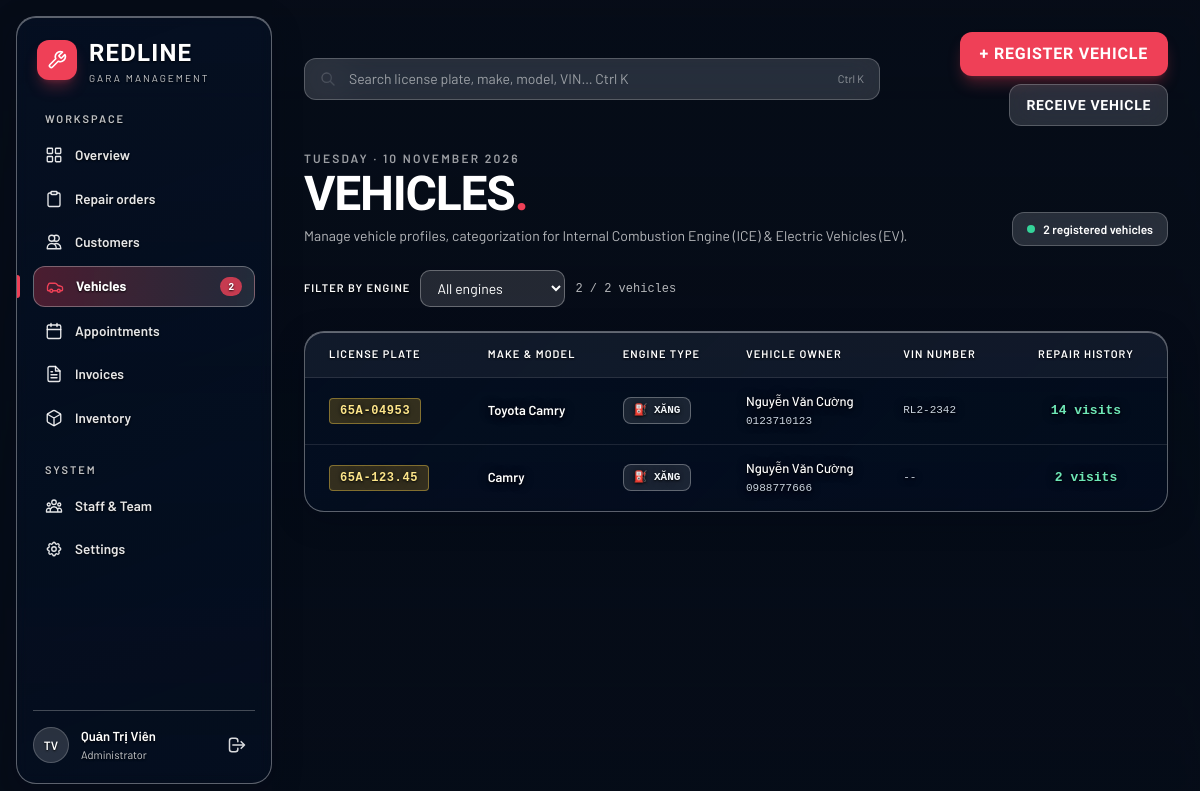
Screenshot of /vehicles.php (signed in) with the database file from the repository.
### tables this page shows
CREATE TABLE `vehicles` (
  `id` int unsigned NOT NULL AUTO_INCREMENT,
  `customer_id` int unsigned NOT NULL,
  `license_plate` varchar(20) NOT NULL,
  `brand` varchar(60) NOT NULL,
  `model` varchar(100) DEFAULT NULL,
  `vin` varchar(50) DEFAULT NULL,
  `year` smallint unsigned DEFAULT NULL COMMENT 'Năm sản xuất',
  `color` varchar(50) DEFAULT NULL,
  `vin_number` varchar(100) DEFAULT NULL,
  `engine_number` varchar(100) DEFAULT NULL,
  `is_ev` tinyint(1) DEFAULT '0',
  `engine_type` enum('gasoline','diesel','hybrid','ev') NOT NULL DEFAULT 'gasoline',
  `odometer` int unsigned NOT NULL DEFAULT '0' COMMENT 'Số km hiện tại',
  `is_active` tinyint(1) NOT NULL DEFAULT '1' COMMENT '1 = hoạt động, 0 = xóa mềm',
  `created_at` datetime NOT NULL DEFAULT CURRENT_TIMESTAMP,
  `updated_at` datetime NOT NULL DEFAULT CURRENT_TIMESTAMP ON UPDATE CURRENT_TIMESTAMP,
  PRIMARY KEY (`id`),
  UNIQUE KEY `uq_vehicles_license_plate` (`license_plate`),
  KEY `idx_vehicles_customer` (`customer_id`),
  CONSTRAINT `fk_vehicles_customer` FOREIGN KEY (`customer_id`) REFERENCES `customers` (`id`) ON UPDATE CASCADE
);

CREATE TABLE `customers` (
  `id` int unsigned NOT NULL AUTO_INCREMENT,
  `full_name` varchar(150) NOT NULL,
  `phone` varchar(30) NOT NULL COMMENT 'Dùng tra cứu tiến độ công khai',
  `email` varchar(190) DEFAULT NULL,
  `address` varchar(255) DEFAULT NULL,
  `is_active` tinyint(1) NOT NULL DEFAULT '1' COMMENT '1 = hoạt động, 0 = xóa mềm',
  `created_at` datetime NOT NULL DEFAULT CURRENT_TIMESTAMP,
  `updated_at` datetime NOT NULL DEFAULT CURRENT_TIMESTAMP ON UPDATE CURRENT_TIMESTAMP,
  `notes` text,
  `portal_user_id` int unsigned DEFAULT NULL,
  `zalo` varchar(30) DEFAULT NULL,
  `contact_method` enum('phone','zalo','email') NOT NULL DEFAULT 'phone',
  PRIMARY KEY (`id`),
  UNIQUE KEY `uq_customers_phone` (`phone`),
  UNIQUE KEY `uq_customers_portal_user` (`portal_user_id`),
  KEY `idx_customers_full_name` (`full_name`)
);

### www/vehicles.php (the view, shortened to what the rows shown need)
<?php
$pdo = db();
$vehicles = [];
try {
    $sql = "
        SELECT
            v.*,
            ev.battery_capacity,
            c.full_name AS customer_name,
            c.phone AS customer_phone,
            COUNT(ro.id) AS total_repairs
        FROM vehicles v
        LEFT JOIN vehicle_ev_details ev ON ev.vehicle_id = v.id
        LEFT JOIN customers c ON v.customer_id = c.id
        LEFT JOIN repair_orders ro ON ro.vehicle_id = v.id
        GROUP BY v.id
        ORDER BY v.id DESC
    ";
    $vehicles = $pdo->query($sql)->fetchAll(PDO::FETCH_ASSOC);
} catch (PDOException $e) {
    $vehicles = [];
}
?>
<!DOCTYPE html>
<html lang="vi">
<head>
    <script src="https://cdn.tailwindcss.com"></script>
    <link rel="stylesheet" href="public/assets/vehicles.css">
</head>
<body class="text-white font-sans antialiased h-screen overflow-hidden flex selection:bg-red selection:text-white">
    <main class="flex-1 min-w-0 h-full overflow-y-auto p-5 lg:p-8 space-y-6">
        <div class="flex flex-col sm:flex-row sm:items-end justify-between gap-4">
            <div>
                <h1 class="font-display text-5xl font-bold tracking-tight text-white uppercase leading-none">Vehicles<span class="text-red">.</span></h1>
            </div>
        </div>
        <section class="glass overflow-hidden">
            <div class="overflow-x-auto">
                <table class="w-full text-left border-collapse text-[13px]">
                    <thead>
                        <tr class="label border-b border-white/15 bg-white/5">
                            <th class="py-3.5 px-6 font-semibold">License Plate</th>
                            <th class="py-3.5 px-4 font-semibold">Make &amp; Model</th>
                            <th class="py-3.5 px-4 font-semibold">Engine Type</th>
                            <th class="py-3.5 px-4 font-semibold">Vehicle Owner</th>
                            <th class="py-3.5 px-4 font-semibold">VIN Number</th>
                            <th class="py-3.5 px-6 font-semibold text-center">Repair History</th>
                        </tr>
                    </thead>
                    <tbody id="vehicles-table-body" class="divide-y divide-white/10">
                        <?php if (empty($vehicles)): ?>
                            <tr>
                                <td colspan="6" class="p-8 text-center text-slate-300 text-xs">No vehicle records found in the system.</td>
                            </tr>
                        <?php else: ?>
                            <?php foreach ($vehicles as $v): ?>
                                <tr class="hover:bg-white/10 transition border-t border-white/15 vehicle-row" data-engine="<?= htmlspecialchars(strtolower($v['engine_type'] ?? 'gasoline'), ENT_QUOTES, 'UTF-8') ?>">
                                    <td class="py-3.5 px-6 vehicle-plate">
                                        <span class="inline-flex items-center px-2.5 py-1 rounded text-xs font-mono font-bold bg-amber-400/20 text-amber-200 border border-amber-300/40 tracking-wider">
                                            <?= htmlspecialchars($v['license_plate']) ?>
                                        </span>
                                    </td>
                                    <td class="py-3.5 px-4 font-semibold text-white vehicle-model">
                                        <?= htmlspecialchars(($v['brand'] ? $v['brand'] . ' ' : '') . $v['model']) ?>
                                    </td>
                                    <td class="py-3.5 px-4">
                                        <?php if (in_array(($v['engine_type'] ?? 'gasoline'), ['EV', 'ev'], true)): ?>
                                            <span class="inline-flex items-center gap-1.5 px-2.5 py-1 rounded-lg text-[11px] font-semibold border bg-sky-400/20 text-sky-200 border-sky-300/40 uppercase font-mono">
                                                ⚡ EV (<?= (float)($v['battery_capacity'] ?? 0) ?> kWh)
                                            </span>
                                        <?php elseif (($v['engine_type'] ?? '') === 'hybrid'): ?>
                                            <span class="inline-flex items-center gap-1.5 px-2.5 py-1 rounded-lg text-[11px] font-semibold border bg-amber-400/20 text-amber-200 border-amber-300/40 uppercase font-mono">
                                                🔋 Hybrid (<?= (float)($v['battery_capacity'] ?? 0) ?> kWh)
                                            </span>
                                        <?php else: ?>
                                            <span class="inline-flex items-center gap-1.5 px-2.5 py-1 rounded-lg text-[11px] font-semibold border bg-white/10 text-slate-100 border-white/30 uppercase font-mono">
                                                ⛽ <?= htmlspecialchars(['gasoline' => 'Xăng', 'diesel' => 'Diesel'][strtolower($v['engine_type'] ?? 'gasoline')] ?? 'Xăng') ?>
                                            </span>
                                        <?php endif; ?>
                                    </td>
                                    <td class="py-3.5 px-4 vehicle-owner">
                                        <div class="font-medium text-white"><?= htmlspecialchars($v['customer_name'] ?: 'Unassigned') ?></div>
                                        <div class="text-[11px] text-slate-300 font-mono mt-0.5"><?= htmlspecialchars($v['customer_phone'] ?: '--') ?></div>
                                    </td>
                                    <td class="py-3.5 px-4 font-mono text-slate-300 text-[11px] vehicle-vin">
                                        <?= htmlspecialchars($v['vin'] ?: '--') ?>
                                    </td>
                                    <td class="py-3.5 px-6 text-center font-mono font-semibold text-emerald-300">
                                        <?= $v['total_repairs'] ?> visits
                                    </td>
                                </tr>
                            <?php endforeach; ?>
                        <?php endif; ?>
                    </tbody>
                </table>
            </div>
        </section>
    </main>
</body>
</html>

### rows the page displays
vehicles: license_plate "65A-04953", brand+model "Toyota Camry", engine_type "XĂNG", customer.full_name "Nguyễn Văn Cường", customer.phone "0123710123", vin "RL2-2342", total_repairs "14"
vehicles: license_plate "65A-123.45", model "Camry", engine_type "XĂNG", customer.full_name "Nguyễn Văn Cường", customer.phone "0988777666", vin "--", total_repairs "2"

### other values shown
$label "Overview"
$label "Repair orders"
$label "Customers"
$label "Vehicles"
$label "Appointments"
$label "Invoices"
$label "Inventory"
$label "Staff & Team"
$label "Settings"
$initials "TV"
$userName "Quản Trị Viên"
$userDisplayRole "Administrator"
count($vehicles) "2"
